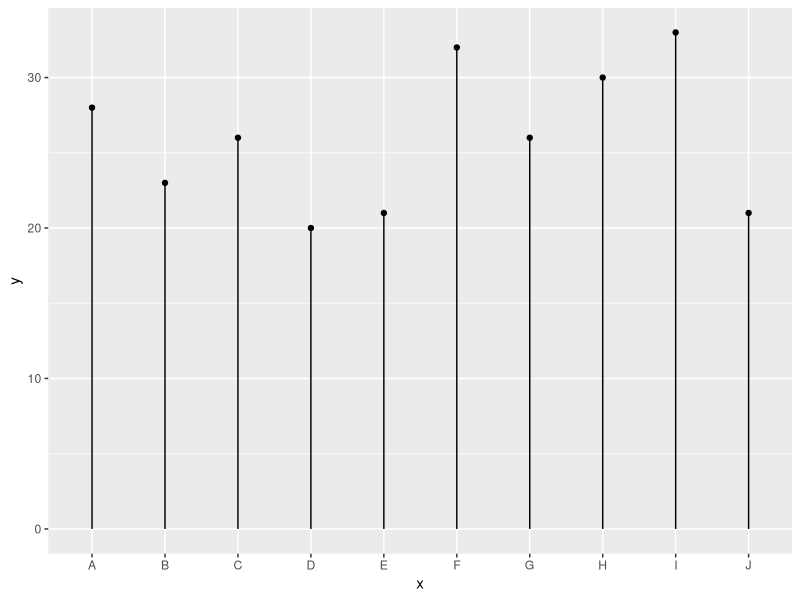
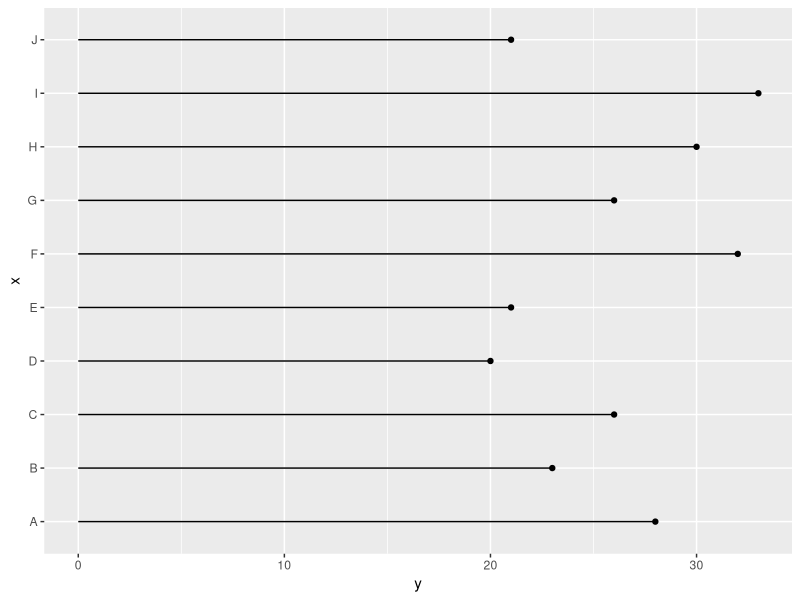
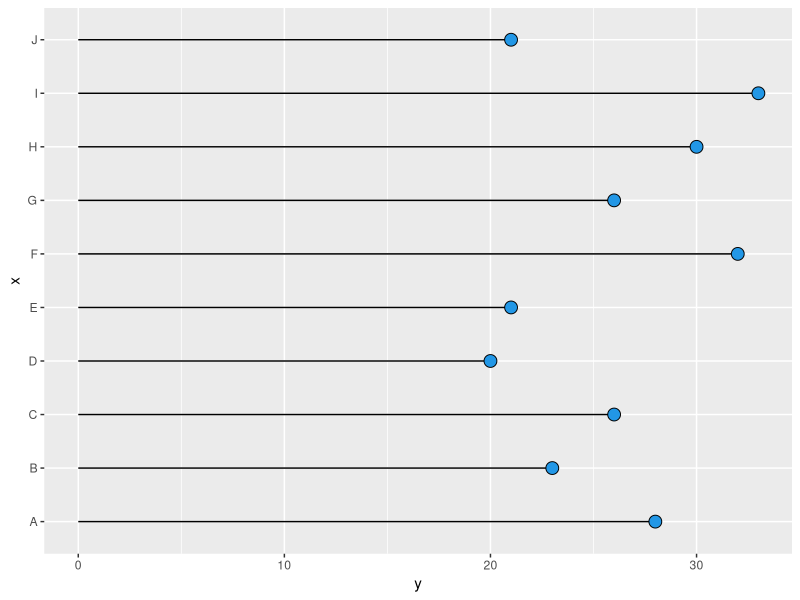
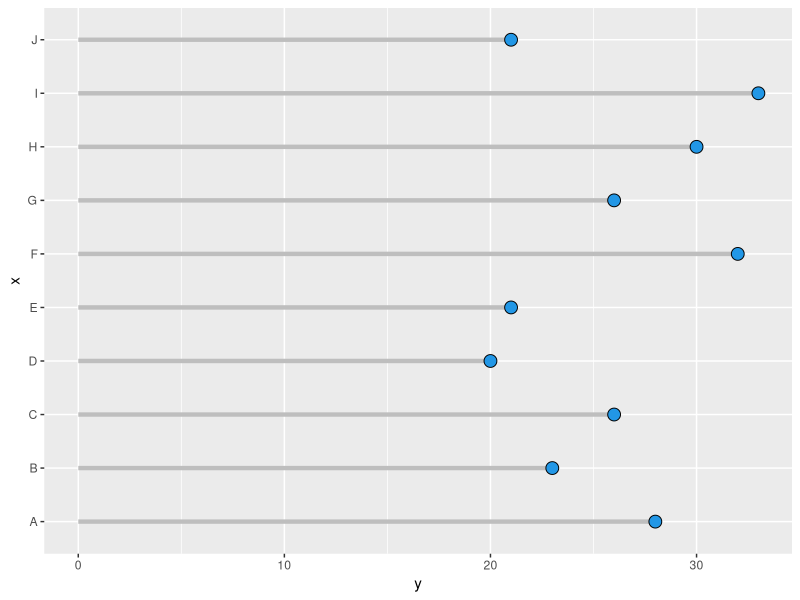
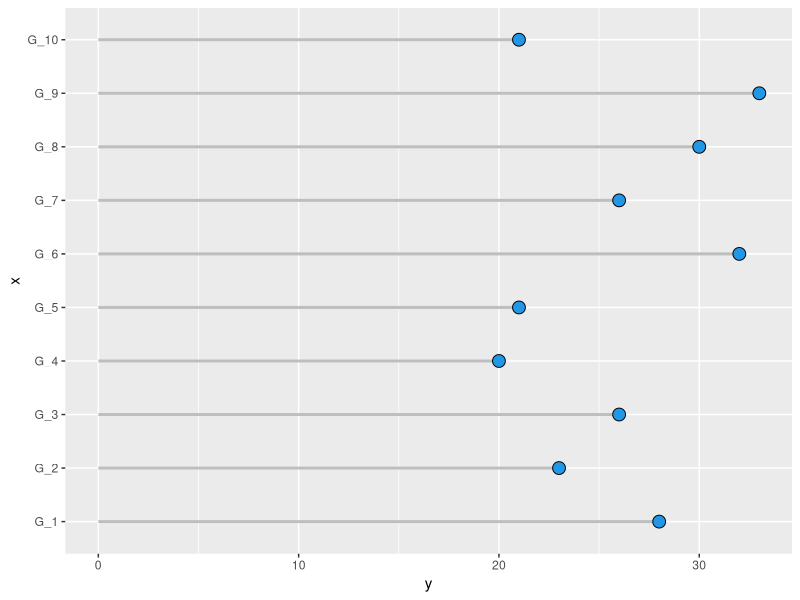
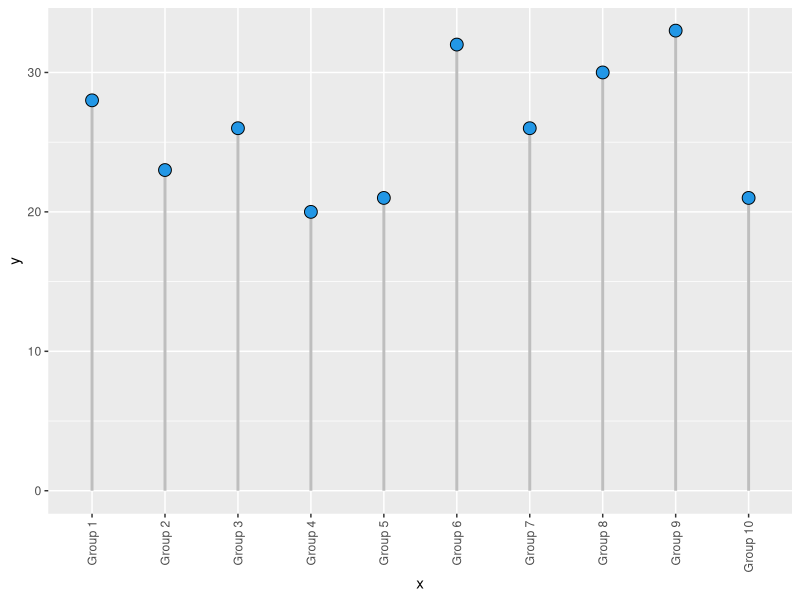
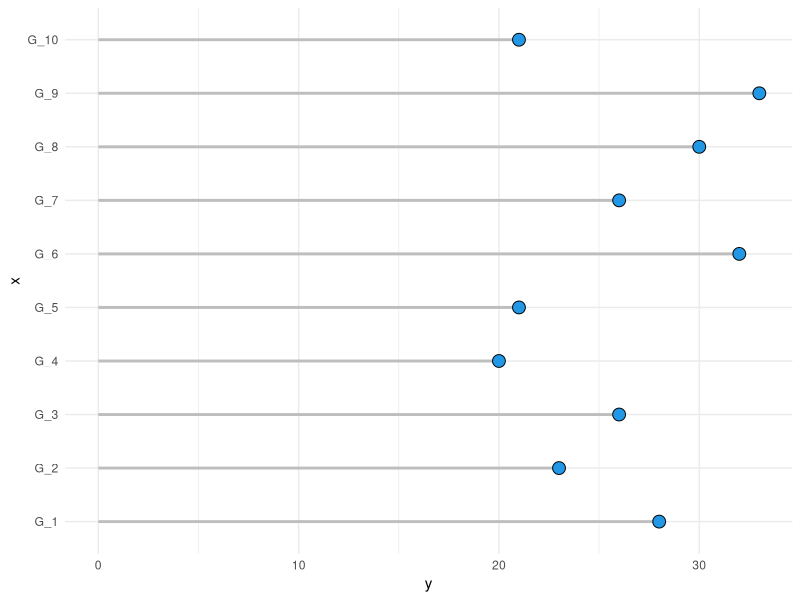
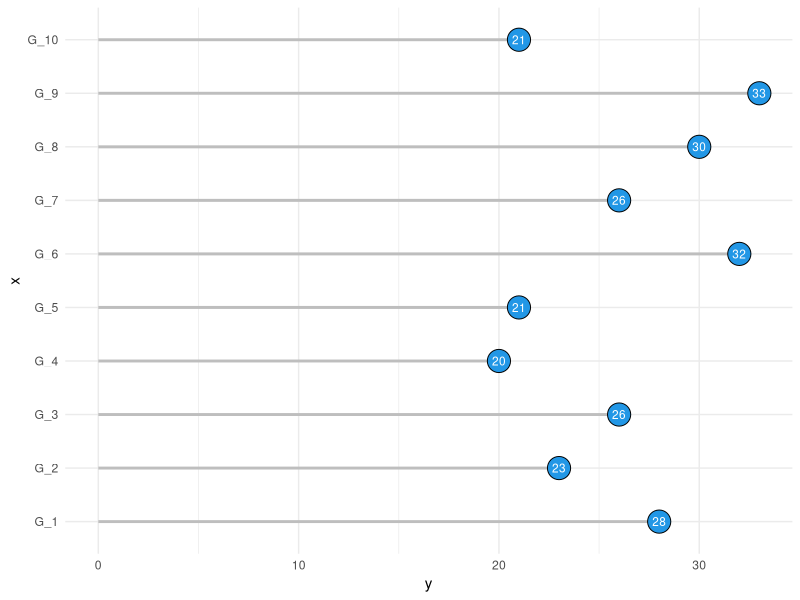

These charts were generated, in order, by the following R code:
library(ggplot2)

# Sample data set
set.seed(1)
df <- data.frame(x = LETTERS[1:10],
                 y = sample(20:35, 10, replace = TRUE))

ggplot(df, aes(x = x, y = y)) +
  geom_segment(aes(x = x, xend = x, y = 0, yend = y)) +
  geom_point()

# horizontal lollipop chart
ggplot(df, aes(x = x, y = y)) +
  geom_segment(aes(x = x, xend = x, y = 0, yend = y)) +
  geom_point() +
  coord_flip()

# Lollipop customization

# Points
ggplot(df, aes(x = x, y = y)) +
  geom_segment(aes(x = x, xend = x, y = 0, yend = y)) +
  geom_point(size = 4, pch = 21, bg = 4, col = 1) +
  coord_flip()

# Segments
ggplot(df, aes(x = x, y = y)) +
  geom_segment(aes(x = x, xend = x, y = 0, yend = y),
               color = "gray", lwd = 1.5) +
  geom_point(size = 4, pch = 21, bg = 4, col = 1) +
  coord_flip()

# Custom labels
ggplot(df, aes(x = x, y = y)) +
  geom_segment(aes(x = x, xend = x, y = 0, yend = y),
               color = "gray", lwd = 1) +
  geom_point(size = 4, pch = 21, bg = 4, col = 1) +
  scale_x_discrete(labels = paste0("G_", 1:10)) +
  coord_flip()

# Rotate the labels
ggplot(df, aes(x = x, y = y)) +
  geom_segment(aes(x = x, xend = x, y = 0, yend = y),
               color = "gray", lwd = 1) +
  geom_point(size = 4, pch = 21, bg = 4, col = 1) +
  scale_x_discrete(labels = paste("Group", 1:10)) +
  theme(axis.text.x = element_text(angle = 90,
                                   vjust = 0.5, hjust = 1))

# Theme
ggplot(df, aes(x = x, y = y)) +
  geom_segment(aes(x = x, xend = x, y = 0, yend = y),
               color = "gray", lwd = 1) +
  geom_point(size = 4, pch = 21, bg = 4, col = 1) +
  scale_x_discrete(labels = paste0("G_", 1:10)) +
  coord_flip() +
  theme_minimal()

# Teext
ggplot(df, aes(x = x, y = y)) +
  geom_segment(aes(x = x, xend = x, y = 0, yend = y),
               color = "gray", lwd = 1) +
  geom_point(size = 7.5, pch = 21, bg = 4, col = 1) +
  geom_text(aes(label = y), color = "white", size = 3) +
  scale_x_discrete(labels = paste0("G_", 1:10)) +
  coord_flip() +
  theme_minimal()

# Lollipop order
ggplot(df, aes(x = reorder(x, -y), y = y)) +
  geom_segment(aes(x = reorder(x, -y),
                   xend = reorder(x, -y),
                   y = 0, yend = y),
               color = "gray", lwd = 1) +
  geom_point(size = 4, pch = 21, bg = 4, col = 1) +
  xlab("Group") +
  ylab("") +
  coord_flip() +
  theme_minimal()
